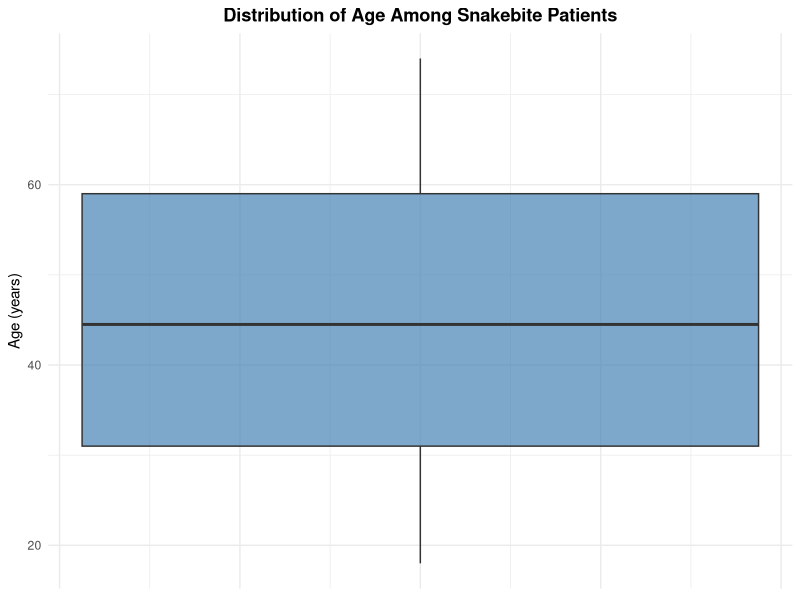
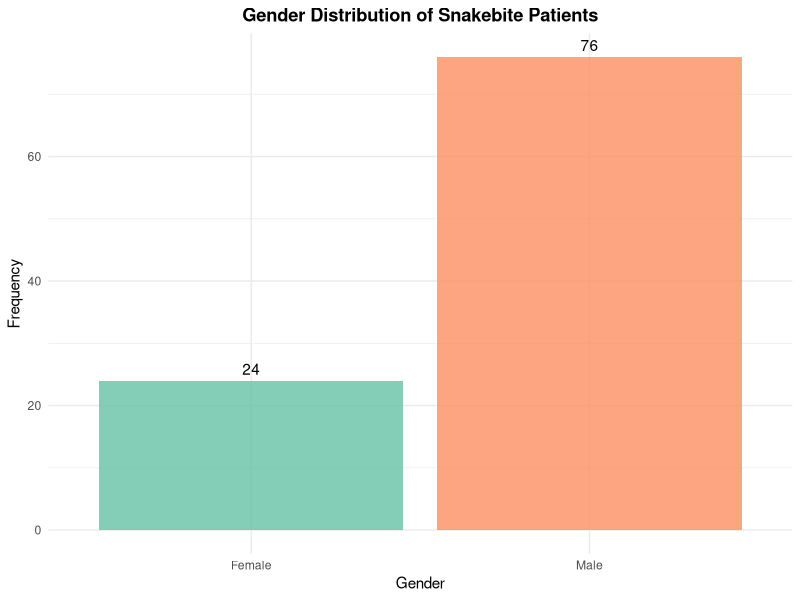
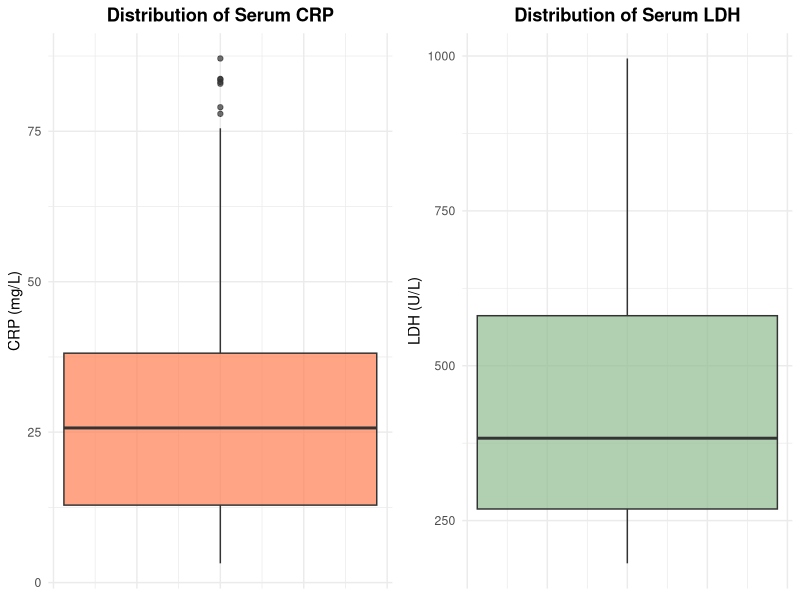
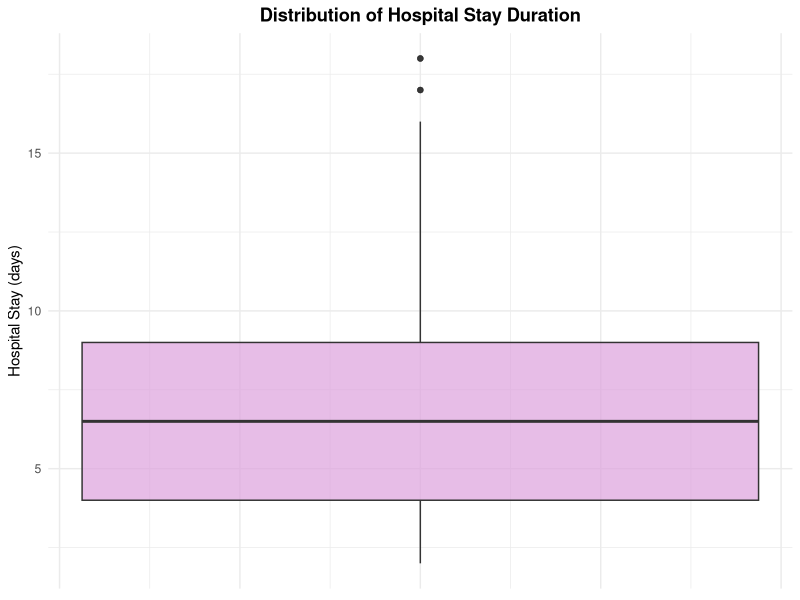
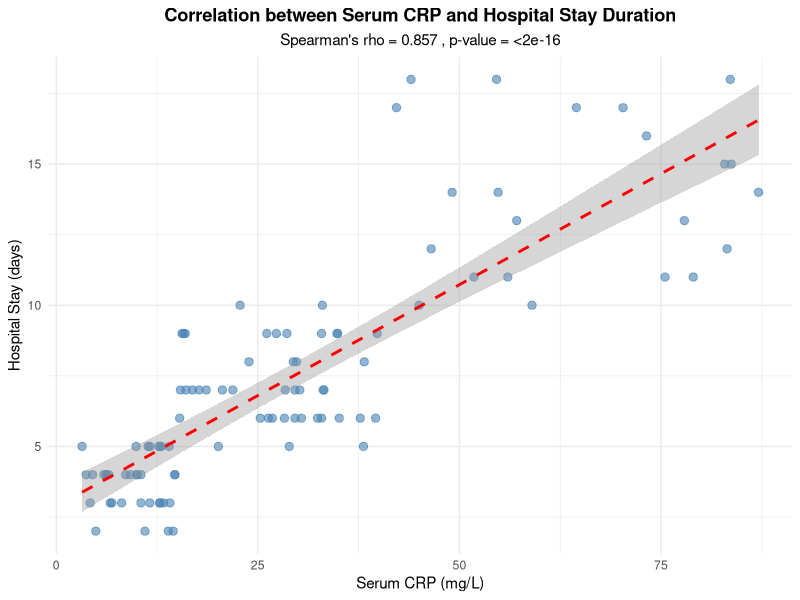

These charts were generated, in order, by the following R code:
## ---- chunk 1
# Global chunk options
knitr::opts_chunk$set(echo = TRUE, warning = FALSE, message = FALSE)
## ---- chunk 2
# Load required libraries
library(tidyverse)
library(psych)
library(ggplot2)
library(knitr)
## ---- chunk 3
# Import dataset
snake_df <- read_csv("Snake_bite_dataset.csv", show_col_types = FALSE)
## ---- chunk 4
# Number of observations and variables 
n_obs <- nrow(snake_df)
n_vars <- ncol(snake_df)

cat("Number of observations:", n_obs, "\n")
cat("Number of variables:", n_vars, "\n")
## ---- chunk 5
# Structure and variable classes
str(snake_df)
## ---- chunk 6
# Convert appropriate variables to factors
snake_df <- snake_df %>%
  mutate(
    gender = factor(gender),
    severity = factor(severity, levels = c("Mild", "Moderate", "Severe"), ordered = TRUE),
    
    # Comorbidities
    diabetes = factor(diabetes, levels = c(0, 1), labels = c("No", "Yes")),
    hypertension = factor(hypertension, levels = c(0, 1), labels = c("No", "Yes")),
    ckd = factor(ckd, levels = c(0, 1), labels = c("No", "Yes")),
    
    # Vital-derived variable
    hypotension = factor(hypotension, levels = c(0, 1), labels = c("No", "Yes")),
    
    # Create derived laboratory abnormality variables
    # Note: Clinical cutoffs used are standard reference values
    leukocytosis = factor(ifelse(tlc > 11000, 1, 0), 
                          levels = c(0, 1), labels = c("No", "Yes")),
    elevated_crp = factor(ifelse(crp > 10, 1, 0), 
                          levels = c(0, 1), labels = c("No", "Yes")),
    elevated_ldh = factor(ifelse(ldh > 250, 1, 0), 
                          levels = c(0, 1), labels = c("No", "Yes")),
    hypoalbuminemia = factor(ifelse(albumin < 3.5, 1, 0), 
                             levels = c(0, 1), labels = c("No", "Yes")),
    
    # Outcomes
    icu_admission = factor(icu_admission, levels = c(0, 1), labels = c("No", "Yes")),
    any_complication = factor(any_complication, levels = c(0, 1), labels = c("No", "Yes")),
    mortality = factor(mortality, levels = c(0, 1), labels = c("No", "Yes"))
  )
## ---- chunk 7
# Custom summary statistics function
summary_stats <- function(x) {
  c(
    Mean   = mean(x, na.rm = TRUE),
    SD     = sd(x, na.rm = TRUE),
    Median = median(x, na.rm = TRUE),
    Q1     = quantile(x, 0.25, na.rm = TRUE),
    Q3     = quantile(x, 0.75, na.rm = TRUE),
    IQR    = IQR(x, na.rm = TRUE),
    Min    = min(x, na.rm = TRUE),
    Max    = max(x, na.rm = TRUE)
  )
}

# Select continuous variables as per assignment requirements
continuous_vars <- snake_df %>%
  select(
    # Age
    age,
    # Vital parameters
    pulse, rr, sbp, dbp, spo2,
    # Laboratory parameters
    tlc, crp, ldh, albumin,
    # Duration variables
    hospital_stay, icu_stay_days
  )

# Compute summary statistics
stats_table <- sapply(continuous_vars, summary_stats)

# Display as readable table
kable(t(stats_table), digits = 2, 
      caption = "Summary Statistics for Continuous Variables")
## ---- chunk 8
# Helper function for frequency and percentage
freq_percent <- function(x, var_name) {
  tbl <- table(x, useNA = "no")
  result <- tibble(
    Category = names(tbl),
    Frequency = as.integer(tbl),
    Percentage = round(as.numeric(tbl) / sum(tbl) * 100, 1)
  )
  cat("\n", var_name, "\n")
  print(kable(result))
}

# Create age groups
snake_df <- snake_df %>%
  mutate(age_group = cut(
    age,
    breaks = c(18, 30, 45, 60, Inf),
    labels = c("18-30", "31-45", "46-60", ">60"),
    right = TRUE
  ))

# Age Group
freq_percent(snake_df$age_group, "Age Group")

# Sex
freq_percent(snake_df$gender, "Gender")

# Hypotension at presentation
freq_percent(snake_df$hypotension, "Hypotension at Presentation")

# Comorbidities
freq_percent(snake_df$diabetes, "Diabetes")
freq_percent(snake_df$hypertension, "Hypertension")
freq_percent(snake_df$ckd, "Chronic Kidney Disease")

# Derived laboratory abnormalities
freq_percent(snake_df$leukocytosis, "Leukocytosis")
freq_percent(snake_df$elevated_crp, "Elevated CRP")
freq_percent(snake_df$elevated_ldh, "Elevated LDH")
freq_percent(snake_df$hypoalbuminemia, "Hypoalbuminemia")

# ICU Admission
freq_percent(snake_df$icu_admission, "ICU Admission")

# Overall Complications
freq_percent(snake_df$any_complication, "Any Complication")
## ---- chunk 9
# Boxplot for age distribution
ggplot(snake_df, aes(y = age)) +
  geom_boxplot(fill = "steelblue", alpha = 0.7) +
  labs(
    title = "Distribution of Age Among Snakebite Patients",
    y = "Age (years)"
  ) +
  theme_minimal() +
  theme(
    plot.title = element_text(hjust = 0.5, face = "bold"),
    axis.text.x = element_blank(),
    axis.ticks.x = element_blank()
  )
## ---- chunk 10
# Bar chart for sex distribution
ggplot(snake_df, aes(x = gender, fill = gender)) +
  geom_bar(alpha = 0.8) +
  geom_text(stat = 'count', aes(label = after_stat(count)), vjust = -0.5) +
  labs(
    title = "Gender Distribution of Snakebite Patients",
    x = "Gender",
    y = "Frequency"
  ) +
  scale_fill_brewer(palette = "Set2") +
  theme_minimal() +
  theme(
    plot.title = element_text(hjust = 0.5, face = "bold"),
    legend.position = "none"
  )
## ---- chunk 11
# Boxplots for laboratory parameters (CRP and LDH)
p1 <- ggplot(snake_df, aes(y = crp)) +
  geom_boxplot(fill = "coral", alpha = 0.7) +
  labs(
    title = "Distribution of Serum CRP",
    y = "CRP (mg/L)"
  ) +
  theme_minimal() +
  theme(
    plot.title = element_text(hjust = 0.5, face = "bold"),
    axis.text.x = element_blank(),
    axis.ticks.x = element_blank()
  )

p2 <- ggplot(snake_df, aes(y = ldh)) +
  geom_boxplot(fill = "darkseagreen", alpha = 0.7) +
  labs(
    title = "Distribution of Serum LDH",
    y = "LDH (U/L)"
  ) +
  theme_minimal() +
  theme(
    plot.title = element_text(hjust = 0.5, face = "bold"),
    axis.text.x = element_blank(),
    axis.ticks.x = element_blank()
  )

# Display plots side by side
library(gridExtra)
grid.arrange(p1, p2, ncol = 2)
## ---- chunk 12
# Boxplot for hospital stay
ggplot(snake_df, aes(y = hospital_stay)) +
  geom_boxplot(fill = "plum", alpha = 0.7) +
  labs(
    title = "Distribution of Hospital Stay Duration",
    y = "Hospital Stay (days)"
  ) +
  theme_minimal() +
  theme(
    plot.title = element_text(hjust = 0.5, face = "bold"),
    axis.text.x = element_blank(),
    axis.ticks.x = element_blank()
  )
## ---- chunk 13
# Continuous laboratory parameters comparison
# Test: Wilcoxon rank-sum test (Mann-Whitney U) - non-parametric alternative to t-test
# Used due to potential non-normality in clinical lab data

cat("=== CONTINUOUS LABORATORY PARAMETERS vs COMPLICATIONS ===\n\n")

# Total Leukocyte Count
test_tlc <- wilcox.test(tlc ~ any_complication, data = snake_df)
cat("Total Leukocyte Count:\n")
cat("  Test: Wilcoxon rank-sum test\n")
cat("  p-value:", format.pval(test_tlc$p.value, digits = 3), "\n")
cat("  Median (No complication):", 
    median(snake_df$tlc[snake_df$any_complication == "No"], na.rm = TRUE), "\n")
cat("  Median (Complication):", 
    median(snake_df$tlc[snake_df$any_complication == "Yes"], na.rm = TRUE), "\n")
if(test_tlc$p.value < 0.05) {
  cat("  Interpretation: Significant difference detected (p < 0.05)\n\n")
} else {
  cat("  Interpretation: No significant difference (p >= 0.05)\n\n")
}

# Serum CRP
test_crp <- wilcox.test(crp ~ any_complication, data = snake_df)
cat("Serum CRP:\n")
cat("  Test: Wilcoxon rank-sum test\n")
cat("  p-value:", format.pval(test_crp$p.value, digits = 3), "\n")
cat("  Median (No complication):", 
    median(snake_df$crp[snake_df$any_complication == "No"], na.rm = TRUE), "\n")
cat("  Median (Complication):", 
    median(snake_df$crp[snake_df$any_complication == "Yes"], na.rm = TRUE), "\n")
if(test_crp$p.value < 0.05) {
  cat("  Interpretation: Significant difference detected (p < 0.05)\n\n")
} else {
  cat("  Interpretation: No significant difference (p >= 0.05)\n\n")
}

# Serum LDH
test_ldh <- wilcox.test(ldh ~ any_complication, data = snake_df)
cat("Serum LDH:\n")
cat("  Test: Wilcoxon rank-sum test\n")
cat("  p-value:", format.pval(test_ldh$p.value, digits = 3), "\n")
cat("  Median (No complication):", 
    median(snake_df$ldh[snake_df$any_complication == "No"], na.rm = TRUE), "\n")
cat("  Median (Complication):", 
    median(snake_df$ldh[snake_df$any_complication == "Yes"], na.rm = TRUE), "\n")
if(test_ldh$p.value < 0.05) {
  cat("  Interpretation: Significant difference detected (p < 0.05)\n\n")
} else {
  cat("  Interpretation: No significant difference (p >= 0.05)\n\n")
}

# Serum Albumin
test_albumin <- wilcox.test(albumin ~ any_complication, data = snake_df)
cat("Serum Albumin:\n")
cat("  Test: Wilcoxon rank-sum test\n")
cat("  p-value:", format.pval(test_albumin$p.value, digits = 3), "\n")
cat("  Median (No complication):", 
    median(snake_df$albumin[snake_df$any_complication == "No"], na.rm = TRUE), "\n")
cat("  Median (Complication):", 
    median(snake_df$albumin[snake_df$any_complication == "Yes"], na.rm = TRUE), "\n")
if(test_albumin$p.value < 0.05) {
  cat("  Interpretation: Significant difference detected (p < 0.05)\n\n")
} else {
  cat("  Interpretation: No significant difference (p >= 0.05)\n\n")
}
## ---- chunk 14
# Categorical laboratory abnormalities comparison
# Test: Chi-square test or Fisher's exact test (if expected frequencies < 5)

cat("=== CATEGORICAL LABORATORY ABNORMALITIES vs COMPLICATIONS ===\n\n")

# Function to perform appropriate test
categorical_test <- function(var, var_name, outcome) {
  contingency_table <- table(var, outcome)
  
  # Check expected frequencies
  chi_test <- chisq.test(contingency_table)
  
  cat(var_name, ":\n")
  print(contingency_table)
  
  # Use Fisher's exact if any expected frequency < 5
  if(any(chi_test$expected < 5)) {
    fisher_test <- fisher.test(contingency_table)
    cat("  Test: Fisher's exact test (due to small expected frequencies)\n")
    cat("  p-value:", format.pval(fisher_test$p.value, digits = 3), "\n")
    p_val <- fisher_test$p.value
  } else {
    cat("  Test: Chi-square test\n")
    cat("  p-value:", format.pval(chi_test$p.value, digits = 3), "\n")
    p_val <- chi_test$p.value
  }
  
  if(p_val < 0.05) {
    cat("  Interpretation: Significant association detected (p < 0.05)\n\n")
  } else {
    cat("  Interpretation: No significant association (p >= 0.05)\n\n")
  }
}

# Leukocytosis
categorical_test(snake_df$leukocytosis, "Leukocytosis", snake_df$any_complication)

# Elevated CRP
categorical_test(snake_df$elevated_crp, "Elevated CRP", snake_df$any_complication)

# Elevated LDH
categorical_test(snake_df$elevated_ldh, "Elevated LDH", snake_df$any_complication)

# Hypoalbuminemia
categorical_test(snake_df$hypoalbuminemia, "Hypoalbuminemia", snake_df$any_complication)
## ---- chunk 15
# Continuous laboratory parameters comparison
cat("=== CONTINUOUS LABORATORY PARAMETERS vs ICU ADMISSION ===\n\n")

# Total Leukocyte Count
test_tlc_icu <- wilcox.test(tlc ~ icu_admission, data = snake_df)
cat("Total Leukocyte Count:\n")
cat("  Test: Wilcoxon rank-sum test\n")
cat("  p-value:", format.pval(test_tlc_icu$p.value, digits = 3), "\n")
cat("  Median (No ICU):", 
    median(snake_df$tlc[snake_df$icu_admission == "No"], na.rm = TRUE), "\n")
cat("  Median (ICU admitted):", 
    median(snake_df$tlc[snake_df$icu_admission == "Yes"], na.rm = TRUE), "\n")
if(test_tlc_icu$p.value < 0.05) {
  cat("  Interpretation: Significant difference detected (p < 0.05)\n\n")
} else {
  cat("  Interpretation: No significant difference (p >= 0.05)\n\n")
}

# Serum CRP
test_crp_icu <- wilcox.test(crp ~ icu_admission, data = snake_df)
cat("Serum CRP:\n")
cat("  Test: Wilcoxon rank-sum test\n")
cat("  p-value:", format.pval(test_crp_icu$p.value, digits = 3), "\n")
cat("  Median (No ICU):", 
    median(snake_df$crp[snake_df$icu_admission == "No"], na.rm = TRUE), "\n")
cat("  Median (ICU admitted):", 
    median(snake_df$crp[snake_df$icu_admission == "Yes"], na.rm = TRUE), "\n")
if(test_crp_icu$p.value < 0.05) {
  cat("  Interpretation: Significant difference detected (p < 0.05)\n\n")
} else {
  cat("  Interpretation: No significant difference (p >= 0.05)\n\n")
}

# Serum LDH
test_ldh_icu <- wilcox.test(ldh ~ icu_admission, data = snake_df)
cat("Serum LDH:\n")
cat("  Test: Wilcoxon rank-sum test\n")
cat("  p-value:", format.pval(test_ldh_icu$p.value, digits = 3), "\n")
cat("  Median (No ICU):", 
    median(snake_df$ldh[snake_df$icu_admission == "No"], na.rm = TRUE), "\n")
cat("  Median (ICU admitted):", 
    median(snake_df$ldh[snake_df$icu_admission == "Yes"], na.rm = TRUE), "\n")
if(test_ldh_icu$p.value < 0.05) {
  cat("  Interpretation: Significant difference detected (p < 0.05)\n\n")
} else {
  cat("  Interpretation: No significant difference (p >= 0.05)\n\n")
}

# Serum Albumin
test_albumin_icu <- wilcox.test(albumin ~ icu_admission, data = snake_df)
cat("Serum Albumin:\n")
cat("  Test: Wilcoxon rank-sum test\n")
cat("  p-value:", format.pval(test_albumin_icu$p.value, digits = 3), "\n")
cat("  Median (No ICU):", 
    median(snake_df$albumin[snake_df$icu_admission == "No"], na.rm = TRUE), "\n")
cat("  Median (ICU admitted):", 
    median(snake_df$albumin[snake_df$icu_admission == "Yes"], na.rm = TRUE), "\n")
if(test_albumin_icu$p.value < 0.05) {
  cat("  Interpretation: Significant difference detected (p < 0.05)\n\n")
} else {
  cat("  Interpretation: No significant difference (p >= 0.05)\n\n")
}
## ---- chunk 16
# Categorical laboratory abnormalities comparison
cat("=== CATEGORICAL LABORATORY ABNORMALITIES vs ICU ADMISSION ===\n\n")

# Leukocytosis
categorical_test(snake_df$leukocytosis, "Leukocytosis", snake_df$icu_admission)

# Elevated CRP
categorical_test(snake_df$elevated_crp, "Elevated CRP", snake_df$icu_admission)

# Elevated LDH
categorical_test(snake_df$elevated_ldh, "Elevated LDH", snake_df$icu_admission)

# Hypoalbuminemia
categorical_test(snake_df$hypoalbuminemia, "Hypoalbuminemia", snake_df$icu_admission)
## ---- chunk 17
# Spearman's rank correlation
# Justification: Used for non-parametric correlation when data may not be normally 
# distributed or when relationships may be monotonic but not necessarily linear

cat("=== SPEARMAN'S RANK CORRELATION WITH HOSPITAL STAY ===\n\n")

# Total Leukocyte Count
cor_tlc <- cor.test(snake_df$tlc, snake_df$hospital_stay, 
                    method = "spearman", exact = FALSE)
cat("Total Leukocyte Count vs Hospital Stay:\n")
cat("  Spearman's rho:", round(cor_tlc$estimate, 3), "\n")
cat("  p-value:", format.pval(cor_tlc$p.value, digits = 3), "\n")
if(cor_tlc$p.value < 0.05) {
  direction <- ifelse(cor_tlc$estimate > 0, "positive", "negative")
  cat("  Interpretation: Significant", direction, "correlation (p < 0.05)\n\n")
} else {
  cat("  Interpretation: No significant correlation (p >= 0.05)\n\n")
}

# Serum CRP
cor_crp <- cor.test(snake_df$crp, snake_df$hospital_stay, 
                    method = "spearman", exact = FALSE)
cat("Serum CRP vs Hospital Stay:\n")
cat("  Spearman's rho:", round(cor_crp$estimate, 3), "\n")
cat("  p-value:", format.pval(cor_crp$p.value, digits = 3), "\n")
if(cor_crp$p.value < 0.05) {
  direction <- ifelse(cor_crp$estimate > 0, "positive", "negative")
  cat("  Interpretation: Significant", direction, "correlation (p < 0.05)\n\n")
} else {
  cat("  Interpretation: No significant correlation (p >= 0.05)\n\n")
}

# Serum LDH
cor_ldh <- cor.test(snake_df$ldh, snake_df$hospital_stay, 
                    method = "spearman", exact = FALSE)
cat("Serum LDH vs Hospital Stay:\n")
cat("  Spearman's rho:", round(cor_ldh$estimate, 3), "\n")
cat("  p-value:", format.pval(cor_ldh$p.value, digits = 3), "\n")
if(cor_ldh$p.value < 0.05) {
  direction <- ifelse(cor_ldh$estimate > 0, "positive", "negative")
  cat("  Interpretation: Significant", direction, "correlation (p < 0.05)\n\n")
} else {
  cat("  Interpretation: No significant correlation (p >= 0.05)\n\n")
}

# Serum Albumin
cor_albumin <- cor.test(snake_df$albumin, snake_df$hospital_stay, 
                        method = "spearman", exact = FALSE)
cat("Serum Albumin vs Hospital Stay:\n")
cat("  Spearman's rho:", round(cor_albumin$estimate, 3), "\n")
cat("  p-value:", format.pval(cor_albumin$p.value, digits = 3), "\n")
if(cor_albumin$p.value < 0.05) {
  direction <- ifelse(cor_albumin$estimate > 0, "positive", "negative")
  cat("  Interpretation: Significant", direction, "correlation (p < 0.05)\n\n")
} else {
  cat("  Interpretation: No significant correlation (p >= 0.05)\n\n")
}
## ---- chunk 18
# Scatter plot visualization (example: CRP vs Hospital Stay)
ggplot(snake_df, aes(x = crp, y = hospital_stay)) +
  geom_point(alpha = 0.6, color = "steelblue", size = 2.5) +
  geom_smooth(method = "lm", se = TRUE, color = "red", linetype = "dashed") +
  labs(
    title = "Correlation between Serum CRP and Hospital Stay Duration",
    subtitle = paste("Spearman's rho =", round(cor_crp$estimate, 3), 
                     ", p-value =", format.pval(cor_crp$p.value, digits = 3)),
    x = "Serum CRP (mg/L)",
    y = "Hospital Stay (days)"
  ) +
  theme_minimal() +
  theme(
    plot.title = element_text(hjust = 0.5, face = "bold"),
    plot.subtitle = element_text(hjust = 0.5)
  )
